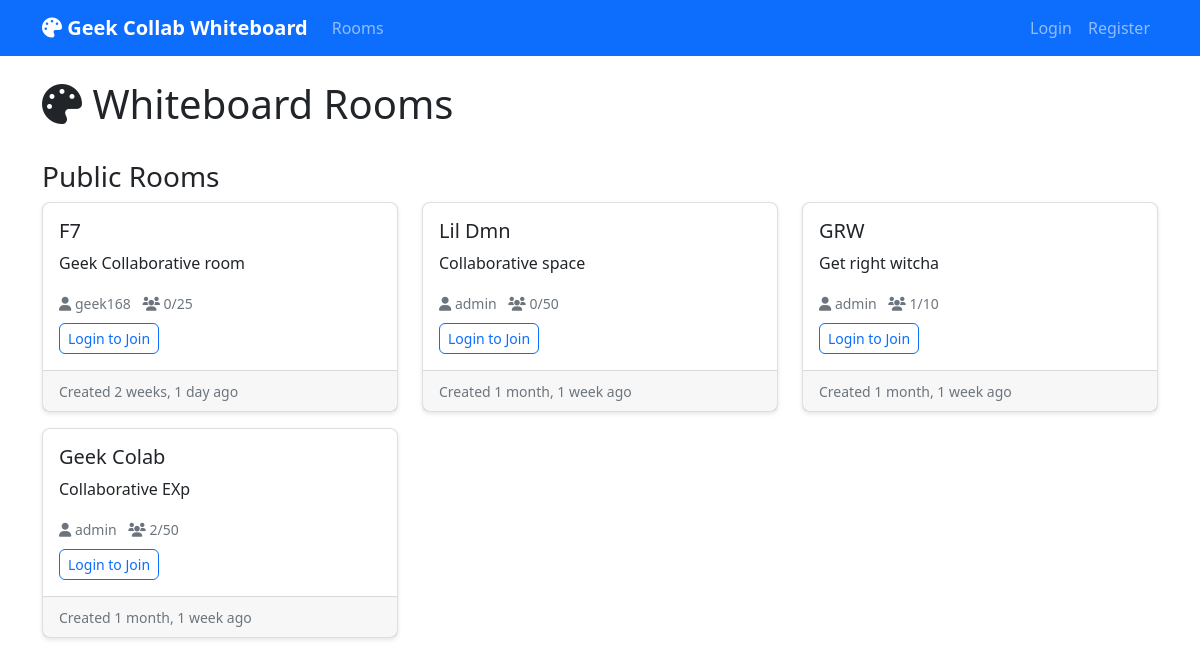
The page / on the database its author committed.
### whiteboard/models.py (models this page shows, shortened)
class Room(models.Model):
    id = models.UUIDField(primary_key=True, default=uuid.uuid4, editable=False)
    name = models.CharField(max_length=100)
    description = models.TextField(blank=True)
    created_by = models.ForeignKey(User, on_delete=models.CASCADE, related_name='created_rooms')
    created_at = models.DateTimeField(default=timezone.now)
    updated_at = models.DateTimeField(auto_now=True)
    is_public = models.BooleanField(default=False)
    password = models.CharField(max_length=100, blank=True, null=True)
    max_users = models.IntegerField(default=50)
    background_color = models.CharField(max_length=7, default='#ffffff')
    grid_enabled = models.BooleanField(default=False)
    class Meta:
        ordering = ['-created_at']
    @property
    def active_users_count(self):
        return self.participants.filter(is_active=True).count()

### whiteboard/views.py (the view)
# urls.py: path('', room_list, name='home'),
def room_list(request):
    if request.user.is_authenticated:
        rooms = Room.objects.filter(
            Q(is_public=True) |
            Q(created_by=request.user) |
            Q(participants__user=request.user)
        ).distinct().order_by('-created_at')
    else:
        rooms = Room.objects.filter(is_public=True).order_by('-created_at')
    context = {'rooms': rooms}
    return render(request, 'whiteboard/room_list.html', context)

### templates/whiteboard/room_list.html (shortened to what this page needs)
{% extends 'base.html' %}
{% load static %}
{% block content %}
<div class="container mt-4">
    <div class="row">
        <div class="col-12">
            <div class="d-flex justify-content-between align-items-center mb-4">
                <h1><i class="fas fa-palette"></i> Whiteboard Rooms</h1>
            </div>
        </div>
    </div>
    <div class="row">
        <div class="col-12">
            <h3>Public Rooms</h3>
            <div class="row">
                {% for room in rooms %}
                    {% if room.is_public %}
                        <div class="col-md-6 col-lg-4 mb-3">
                            <div class="card h-100">
                                <div class="card-body">
                                    <h5 class="card-title">{{ room.name }}</h5>
                                    <p class="card-text">{{ room.description|truncatewords:20 }}</p>
                                    <div class="mb-2">
                                        <small class="text-muted">
                                            <i class="fas fa-user"></i> {{ room.created_by.username }}
                                            <i class="fas fa-users ms-2"></i> {{ room.active_users_count }}/{{ room.max_users }}
                                        </small>
                                    </div>
                                    {% if user.is_authenticated %}
                                        <a href="{% url 'whiteboard:room' room.id %}" class="btn btn-success btn-sm">
                                            <i class="fas fa-sign-in-alt"></i> Join
                                        </a>
                                    {% else %}
                                        <a href="{% url 'users:login' %}" class="btn btn-outline-primary btn-sm">
                                            Login to Join
                                        </a>
                                    {% endif %}
                                </div>
                                <div class="card-footer text-muted">
                                    <small>Created {{ room.created_at|timesince }} ago</small>
                                </div>
                            </div>
                        </div>
                    {% endif %}
                {% endfor %}
            </div>
        </div>
    </div>
</div>
{% endblock %}

### templates/base.html (shortened to what this page needs)
<!DOCTYPE html>
<html lang="en">
<head>
    <link href="https://cdn.jsdelivr.net/npm/bootstrap@5.1.3/dist/css/bootstrap.min.css" rel="stylesheet">
    <link rel="stylesheet" href="https://cdnjs.cloudflare.com/ajax/libs/font-awesome/6.0.0/css/all.min.css">
    <link rel="stylesheet" href="{% load static %}{% static 'css/style.css' %}">
</head>
<body>
    <nav class="navbar navbar-expand-lg navbar-dark bg-primary">
        <div class="container">
            <a class="navbar-brand" href="{% url 'home' %}">
                <i class="fas fa-palette"></i> Geek Collab Whiteboard
            </a>
            <div class="collapse navbar-collapse" id="navbarNav">
                <ul class="navbar-nav me-auto">
                    <li class="nav-item">
                        <a class="nav-link" href="{% url 'home' %}">Rooms</a>
                    </li>
                </ul>
                <ul class="navbar-nav">
                    {% if user.is_authenticated %}
                        <li class="nav-item dropdown">
                            <a class="nav-link dropdown-toggle" href="#" role="button" data-bs-toggle="dropdown">
                                <i class="fas fa-user"></i> {{ user.username }}
                            </a>
                            <ul class="dropdown-menu">
                                <li><a class="dropdown-item" href="{% url 'users:profile' %}">Profile</a></li>
                                <li><hr class="dropdown-divider"></li>
                                <li><a class="dropdown-item" href="{% url 'users:logout' %}">Logout</a></li>
                            </ul>
                        </li>
                    {% else %}
                        <li class="nav-item">
                            <a class="nav-link" href="{% url 'users:login' %}">Login</a>
                        </li>
                        <li class="nav-item">
                            <a class="nav-link" href="{% url 'users:register' %}">Register</a>
                        </li>
                    {% endif %}
                </ul>
            </div>
        </div>
    </nav>
    <main>
        {% block content %}{% endblock %}
    </main>
</body>
</html>

### static/css/style.css (style rules this page uses)
.card { border-radius: 8px; box-shadow: 0 2px 4px rgba(0, 0, 0, 0.1); transition: box-shadow 0.15s ease-in-out; }
.btn { border-radius: 6px; transition: all 0.15s ease-in-out; }
.navbar-brand { font-weight: 600; }

### rows shown on the page
Room: name "F7", description "Geek Collaborative room", created_by.username "geek168", active_users_count "0", max_users "25", created_at "2 weeks, 1 day"
Room: name "Lil Dmn", description "Collaborative space", created_by.username "admin", active_users_count "0", max_users "50", created_at "1 month, 1 week"
Room: name "GRW", description "Get right witcha", created_by.username "admin", active_users_count "1", max_users "10", created_at "1 month, 1 week"
Room: name "Geek Colab", description "Collaborative EXp", created_by.username "admin", active_users_count "2", max_users "50", created_at "1 month, 1 week"
